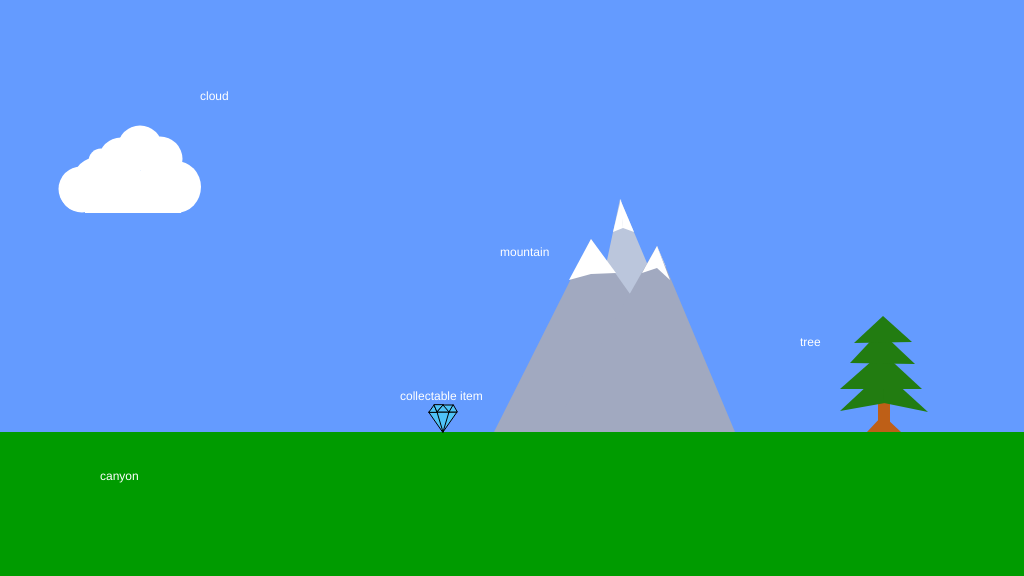
Frame 1 (no input)
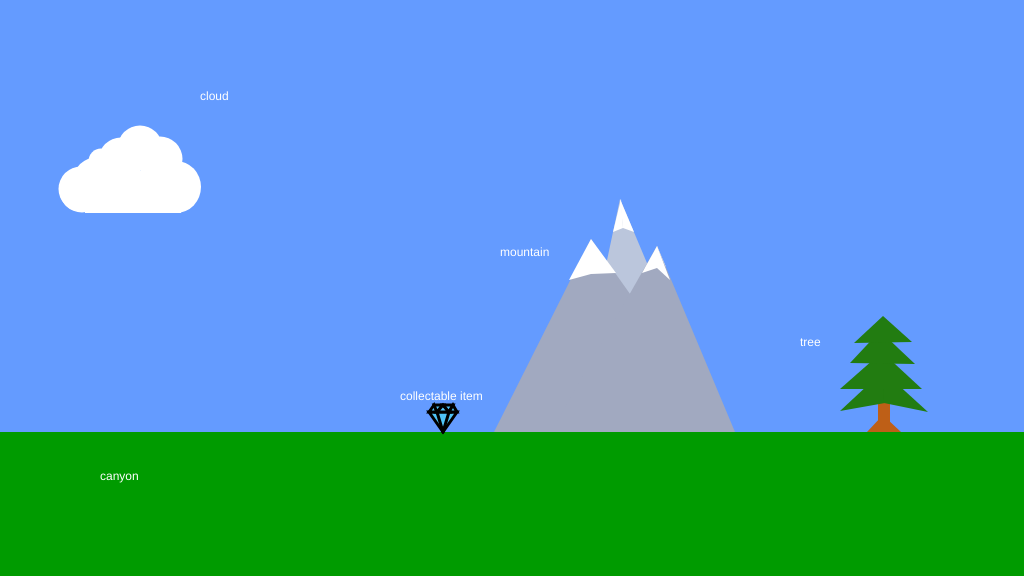
Frame 60 (no input)
Frame 120 (the mouse pressed at the canvas centre since frame 60): identical to frame 60, image omitted

The p5.js sketch that drew these frames (run headless with seeded random() and noise() and a simulated clock; from frame 60 on, the mouse is pressed at the canvas centre):

// p5.js sketch
// ── sketch.js
/*

The Game Project

1 - Background Scenery

Use p5 drawing functions such as rect, ellipse, line, triangle and
point to draw the scenery as set out in the code comments. The items
should appear next to the text titles.

Each bit of scenery is worth two marks:

0 marks = not a reasonable attempt
1 mark = attempted but it's messy or lacks detail
2 marks = you've used several shape functions to create the scenery

I've given titles and chosen some base colours, but feel free to
imaginatively modify these and interpret the scenery titles loosely to
match your game theme.


WARNING: Do not get too carried away. If you're shape takes more than 5 lines
of code to draw then you've probably over done it.


*/

function setup()
{
	createCanvas(1024, 576);
}

function draw()
{
	background(100, 155, 255); //fill the sky blue

	noStroke();
	fill(0,155,0);
	rect(0, 432, 1024, 144); //draw some green ground

	//1. a cloud in the sky
	//... add your code here

	noStroke();
	fill(255);
	text("cloud", 200, 100);
	ellipse(101,161,25,25);
	ellipse(140,148,45,45);
	ellipse(176,187,50,52);
	ellipse(160,159,45,45);
	ellipse(121,160,45,45);
	ellipse(81,189,45,45);
	ellipse(96,180,45,45);
	ellipse(82,190,45,45);
	rect(85,171,96,42);


	//2. a mountain in the distance
	//... add your code here

	noStroke();
	fill(255);
	text("mountain", 500, 256);
	triangle(657,246,666,267,657,261);
	fill(187,198,220);
	triangle(620,199,700,389,578,397); //mountains
	fill(161,169,192);
  triangle(494,432,728,432,591,239); //mountains
	triangle(657,246,735,432,551,432); //mountains
	fill(255);
	triangle(657,246,670,280,657,268);
	triangle(657,246,642,273,657,268);
	triangle(591,239,569,280,591,274);
	triangle(591,274,591,239,616,273);
	triangle(620,199,634,232,623,228);
	triangle(623,228,621,199,613,232);


	//3. a tree
	//... add your code here

	noStroke();
	fill(255);
	text("tree", 800, 346);

fill(190,95,23);
 triangle(867,432,882,416,884,432);
 triangle(884,432,886,418,901,432);
 rect(878,400,12,32);

 fill(34,124,17);
 triangle(840,411,883,371,885,403);
 triangle(884,403,883,371,928,412);
 triangle(840,389,882,352,922,389);
 triangle(850,363,880,331,915,364);
 triangle(854,343,883,316,912,342);

	//4. a canyon
	//NB. the canyon should go from ground-level to the bottom of the screen

	//... add your code here

	noStroke();
	fill(255);
	text("canyon", 100, 480);

	//5. a collectable token - eg. a jewel, fruit, coins
	//... add your code here

	noStroke();
	fill(255);
	text("collectable item", 400, 400);
	fill(79,195,247);
	stroke(0);
	triangle(429,412,457,412,443,432);
	line(437,412,443,432);
	line(449,412,443,432);
	triangle(429,412,434,405,437,412);
	triangle(434,405,437,412,443,405);
	triangle(443,405,437,412,449,412);
	triangle(449,412,443,405,453,405);
	triangle(453,405,449,412,457,412);
	stroke(79,195,247);
	strokeWeight(3);

}
